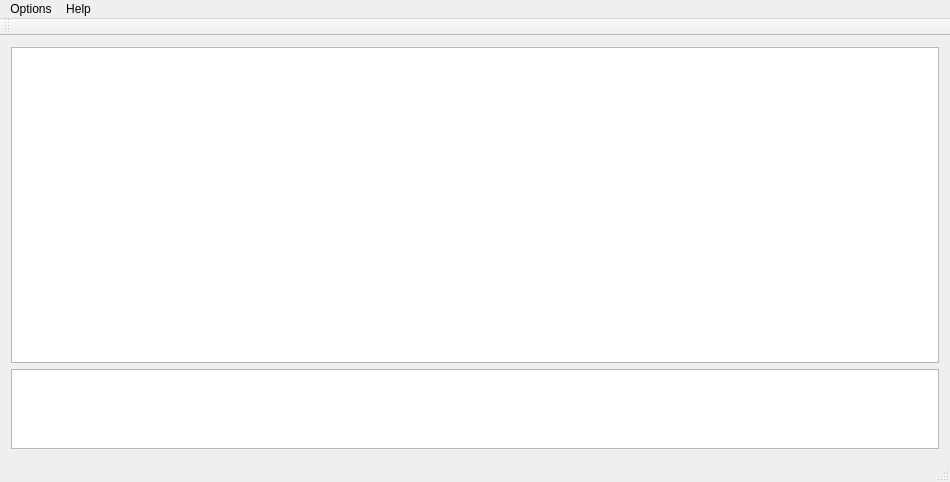
<?xml version="1.0" encoding="UTF-8"?>
<ui version="4.0">
 <class>SMBCast</class>
 <widget class="QMainWindow" name="SMBCast">
  <property name="geometry">
   <rect>
    <x>0</x>
    <y>0</y>
    <width>950</width>
    <height>482</height>
   </rect>
  </property>
  <property name="windowTitle">
   <string>SMBCast</string>
  </property>
  <widget class="QWidget" name="centralWidget">
   <layout class="QVBoxLayout" name="verticalLayout">
    <item>
     <widget class="QTextEdit" name="textEdit">
      <property name="readOnly">
       <bool>true</bool>
      </property>
     </widget>
    </item>
    <item>
     <widget class="QTextBrowser" name="textBrowser">
      <property name="sizePolicy">
       <sizepolicy hsizetype="Expanding" vsizetype="Fixed">
        <horstretch>0</horstretch>
        <verstretch>0</verstretch>
       </sizepolicy>
      </property>
      <property name="minimumSize">
       <size>
        <width>0</width>
        <height>0</height>
       </size>
      </property>
      <property name="maximumSize">
       <size>
        <width>16777215</width>
        <height>80</height>
       </size>
      </property>
     </widget>
    </item>
   </layout>
  </widget>
  <widget class="QMenuBar" name="menuBar">
   <property name="geometry">
    <rect>
     <x>0</x>
     <y>0</y>
     <width>950</width>
     <height>25</height>
    </rect>
   </property>
   <widget class="QMenu" name="menuOptions">
    <property name="title">
     <string>Options</string>
    </property>
    <addaction name="actionManually_open_file"/>
   </widget>
   <widget class="QMenu" name="menuHelp">
    <property name="title">
     <string>Help</string>
    </property>
    <addaction name="actionToggle_Debug"/>
   </widget>
   <addaction name="menuOptions"/>
   <addaction name="menuHelp"/>
  </widget>
  <widget class="QToolBar" name="mainToolBar">
   <attribute name="toolBarArea">
    <enum>TopToolBarArea</enum>
   </attribute>
   <attribute name="toolBarBreak">
    <bool>false</bool>
   </attribute>
  </widget>
  <widget class="QStatusBar" name="statusBar"/>
  <action name="actionManually_open_file">
   <property name="text">
    <string>Manually open file</string>
   </property>
  </action>
  <action name="actionToggle_Debug">
   <property name="text">
    <string>Toggle Debug</string>
   </property>
  </action>
 </widget>
 <layoutdefault spacing="6" margin="11"/>
 <resources/>
 <connections/>
</ui>
